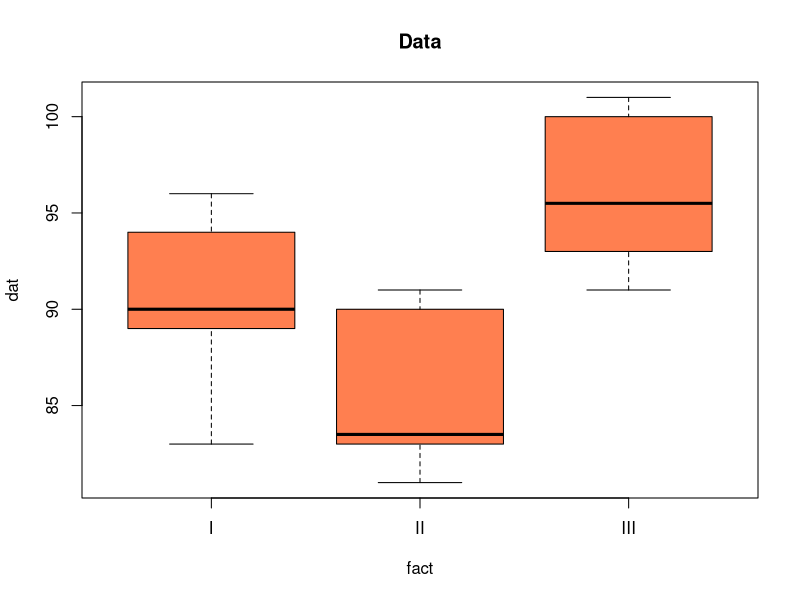
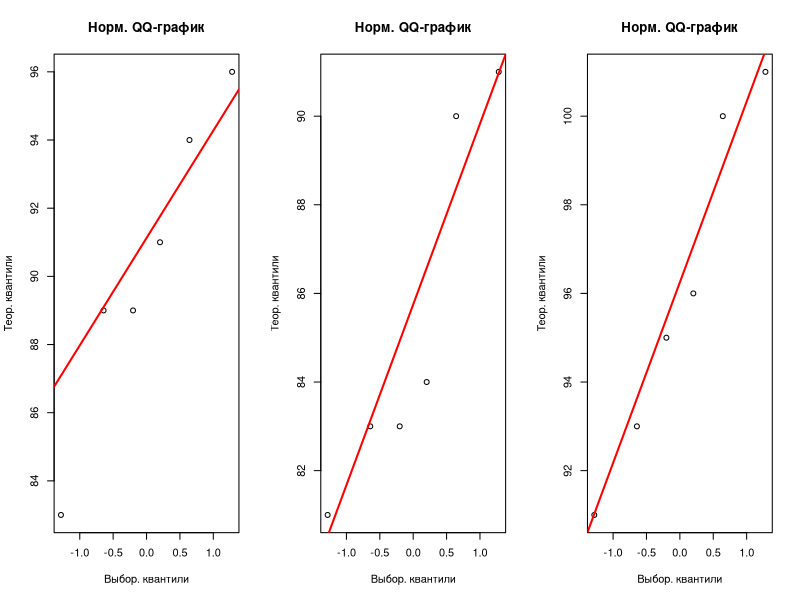

Here is the R script that generated these plots, in order:
#Экспертным методом оценивается конкурентоспособность сливочного
#масла, реализуемого в розничной торговой сети. Опираясь на коэффициент конкордации Кендалла, проверить
#согласованность экспертных оценок. Построить доверительные интервалы для W на основе симуляции и
#нецентрального хи^2–распределения.

x<-c(83, 91, 94, 89, 89, 96)
y<-c(91, 90, 81, 83, 84, 83)
z<-c(101, 100, 91, 93, 96, 95)

r<-3
nx<-length(x)
ny<-length(y)
nz<-length(z)

dat<-c(x,y,z)	
fact=as.factor(rep(c("I", "II", "III"), c(nx,ny, nz)))

df=data.frame(dat,fact)
df

##########Визуализация##################
boxplot(dat~fact, col ="coral", main = "Data", outer = T)
#дисперсии визуально не равны -> тест на общее различие групп   

par(mfrow=c(1,3))

qqnorm(x, xlab="Выбоp. квантили", ylab="Теор. квантили", main="Норм. QQ-график")
qqline(x,lwd=2 , col="red")

qqnorm(y, xlab="Выбоp. квантили", ylab="Теор. квантили", main="Норм. QQ-график")
qqline(y,lwd=2 , col="red")


qqnorm(z, xlab="Выбоp. квантили", ylab="Теор. квантили", main="Норм. QQ-график")
qqline(z,lwd=2 , col="red")

shapiro.test(x)
shapiro.test(y)
shapiro.test(z)

dev.off()


#####Без  связей - точный критерий  

x1<-c(20.6,25.2)
y1<-c(26.3,25.3)
z1<-c(18.5,24)

nx1<-length(x1)
ny1<-length(y1)
nz1<-length(z1)
n1<-nx1+ny1+nz1


kwr<-function(x,y,z){
  nx<-length(x)
  ny<-length(y)
  nz<-length(z)
  ranks<-matrix(rank(c(x, y, z), na.last = "keep"), nrow=3, 
                ncol=max(nx, max(ny, nz)), byrow = TRUE)
  return(ranks)
}

stat<-function(xx){
  
  n<-sum(!is.na(xx))  
  
  fun<-function(x){
    sum(!is.na(x))*(mean(x,na.rm=TRUE))^2
  }
  
  kwstat<-12/n/(n+1)*sum(apply(xx,1,fun))-3*(n+1)
}

ranks1<-kwr(x1, y1, z1)

kwh1<-stat(ranks1)
kwh1

perm <- function(v) {
  n <- length(v)
  if (n == 1) v
  else {
    X <- NULL
    for (i in 1:n) X <- rbind(X, cbind(v[i], perm(v[-i])))
    X
  }
}

nums<-seq(1:n1)
ls<-as.matrix(perm(nums))#матрица возможных перестановок рангов
head(ls, 5)
tail(ls, 5)

stats<-rep(0, nrow(ls))

for(i in 1: nrow(ls)){
  stats[i]<-stat(matrix(ls[i,], nrow = 3,ncol = 2))
}

pv<-sum((stats>=kwh1))/length(stats)
print(pv)

statu<-sort(unique(stats))#определяем уникальные значения

##таблица верхних критических точек
ww<-cumsum(tabulate(match(stats,statu)))/length(stats)#определяем вероятности уникальных значений

wcrit<-matrix(c(rev(ww), ww), nrow=2, ncol=length(ww), byrow=T)#таблица критичеких точек
colnames(wcrit)<-round(statu, digits=3)
rownames(wcrit)<-c("P(T+>=k)", "P(T+<=k)")

print(round(wcrit, digits=3))
#приближённая квантиль уровня alpha=0.1 в таблице в конце pdf файла равна 4.571 


##########Асимптотика
##########ВЫБОРКИ РАВНЫХ ОБЪЁМОВ!!!!!!#############################
##########Для неравных объёмов такой подход не сработает!!!!##########

nx<-sum(!is.na(x))
ny<-sum(!is.na(y))
nz<-sum(!is.na(z))
nn<-c(nx, ny, nz)
n<-sum(nn)

ranks<-kwr(x,y,z)
kwh<-stat(ranks)#статистика без корректировки связей
ru<-unique(c(x,y,z))
svyazki<-tabulate(match(c(x,y,z),ru))

mnoz<-1/(1-sum((svyazki^3-svyazki))/(n^3-n))  #корректирующий множитель с учётом связок 

kwh<-kwh*mnoz#cкорректированная статистика Краскелла-Уоллеса
pv<-1-pchisq(kwh,2)

if(pv<0.05){
  res<-matrix(c(round(kwh, digits=3), round(pv,digits=3),  "H1"), nrow=1, ncol=3, byrow=T)
  colnames(res)<-c("Stat",  "pv", "Decision")
  rownames(res)<-"greater"
  print(res)
}else{
  res<-matrix(c(round(kwh, digits=3),  round(pv,digits=3),  "H0"), nrow=1, ncol=3, byrow=T)
  colnames(res)<-c("Stat", "pv", "Decision")
  rownames(res)<-"greater"
  
  print(res) 
}

print('Что соответсвует')

kruskal.test(dat ~ fact, data =df)


